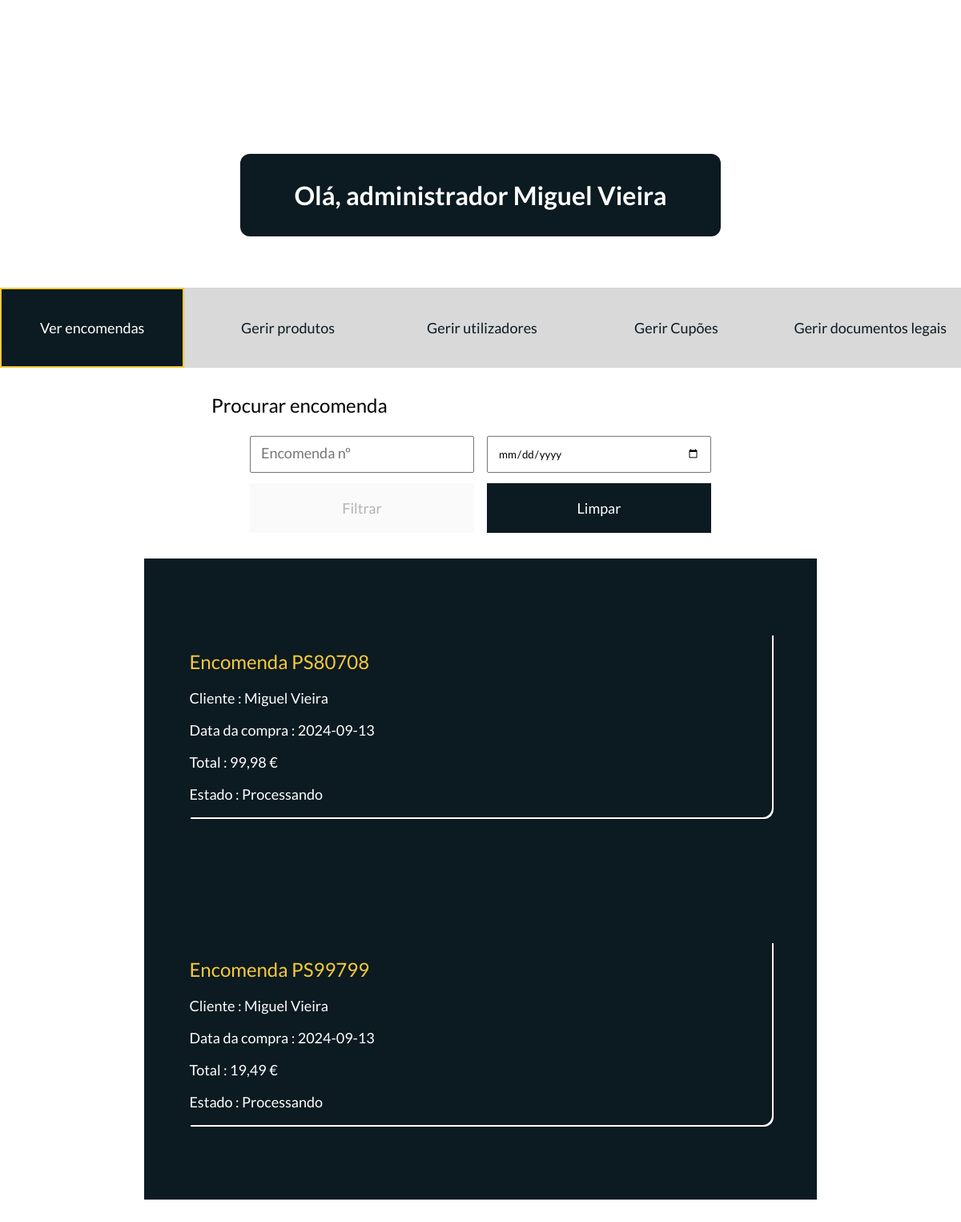
/php/areaAdministrador.php (signed in), run on the app's committed database.
### tables this page shows
CREATE TABLE `encomendas` (
  `encomendaID` int(11) NOT NULL,
  `enderecoID` int(11) NOT NULL,
  `utilizadorID` int(11) NOT NULL,
  `data` date NOT NULL,
  `total` decimal(10,2) NOT NULL,
  `estado` varchar(50) NOT NULL,
  `numeroEncomenda` varchar(255) NOT NULL,
  `cupaoID` int(11) DEFAULT NULL,
  `dadosFiscaisID` int(11) DEFAULT NULL
);

CREATE TABLE `utilizadores` (
  `utilizadorID` int(11) NOT NULL,
  `nome` varchar(100) NOT NULL,
  `apelido` varchar(100) NOT NULL,
  `senha` varchar(100) NOT NULL,
  `dataNascimento` date NOT NULL,
  `email` varchar(255) NOT NULL,
  `funcao` enum('utilizador','administrador') NOT NULL,
  `imagem` varchar(255) DEFAULT NULL,
  `emailConfirmado` tinyint(1) NOT NULL DEFAULT 0,
  `token` varchar(32) DEFAULT NULL
);

### php/areaAdministrador.php (the view, shortened to what this page needs)
<?php
    include'conexaobd.php';
$sql = "
  SELECT
    e.*,
    utilizadores.nome,
    utilizadores.apelido,
    p.produtoID,
    ip.imagemID
FROM
    encomendas e
LEFT JOIN
    (
        SELECT
            ie.encomendaID,
            MIN(ie.produtoID) AS produtoID
        FROM
            itens_encomenda ie
        GROUP BY
            ie.encomendaID
    ) min_product ON e.encomendaID = min_product.encomendaID
LEFT JOIN
    produtos p ON min_product.produtoID = p.produtoID
LEFT JOIN
    (
        SELECT
            ip.produtoID,
            MIN(ip.imagemID) AS imagemID
        FROM
            imagens_produtos ip
        GROUP BY
            ip.produtoID
    ) ip ON p.produtoID = ip.produtoID
LEFT JOIN
    utilizadores ON e.utilizadorID = utilizadores.utilizadorID
ORDER BY
    e.encomendaID;
";
$result = mysqli_query($conn, $sql);
if (mysqli_num_rows($result) > 0) {
    $encomendas = array();
    while ($row = mysqli_fetch_assoc($result)) {
        $encomendas[] = $row;
    }
} else {
    $encomendas = array();
}
?>
<!DOCTYPE html>
<html lang="pt">
<head>
    <link rel="stylesheet" href="../css/header.css">
    <link rel="stylesheet" href="../css/regrasEstilo.css">
    <link rel="stylesheet" href="../css/footerMobile.css">
    <link rel="stylesheet" href="../css/headerDesktop.css">
    <link rel="stylesheet" href="../css/footerDesktop.css">
     <link rel="stylesheet" href="../css/areaAdministrador.css">
</head>
<body>
<main>
 <div class="mainDesktop">
 <h1 id="tituloAdminDesktop">Olá, administrador <?php echo htmlspecialchars($_SESSION['nome']).' '. htmlspecialchars($_SESSION['apelido']) ?></h1>
    <div class="background">
        <div class="divs" id="encomendasDesktop"><a class="linksAdmin" href="areaAdministrador.php" title="Ver encomendas"><p>Ver encomendas</p></a></div>
        <div class="divs" id="produtosDesktop"><a class="linksAdmin" href="gerirProdutosAdmin.php" title="Gerir produtos"><p>Gerir produtos</p></a></div>
        <div class="divs" id="utilizaodresDesktop"><a class="linksAdmin" href="gerirUtilizadoresAdminDesktop.php" title="Gerir utilizadores"><p>Gerir utilizadores</p></a></div>
        <div class="divs" id="cupoesDesktop"><a class="linksAdmin" href="gerirCupoesAdmin.php" title="Gerir cupões"><p>Gerir Cupões</p></a></div>
        <div class="divs" id="documentosLegaisDesktop"><a class="linksAdmin" href="gerirDocumentosLegaisAdmin.php" title="Gerir documentos legais"><p>Gerir documentos legais</p></a></div>
    </div>
<div class="divSearch">
    <h2 id="tituloSearch">Procurar encomenda</h2>
        <form id="searchForm">
            <div id="flexInputs">
                <input class="inputs" type="text" id="numeroEncomenda" name="encomenda" placeholder="Encomenda nº" aria-label="Encomenda nº" oninput="filtrarEncomendas()">
                <input class="inputs" type="date" id="dataEncomenda" name="data" placeholder="Data" aria-label="Data" oninput="filtrarEncomendas()">
            </div>
            <div id="flexBtnsPesquisa">
            <button class="btnsPesquisa" type="submit" id="filtrar" disabled><p>Filtrar</p></button>
            <button class="btnsPesquisa" type="button" id="limpar"><p>Limpar</p></button>
            </div>
        </form>
</div>
    <div id="encomendasPadrao">
    <?php foreach ($encomendas as $encomenda) { ?>
    <div class='encomendas'>
        <a class="linkBtnEncomenda" href='detalhesEncomendaDesktopAdmin.php?numero=<?php echo urlencode($encomenda['encomendaID']); ?>' title='Detalhes da encomenda'>
        <div class='numeroEncomenda'>
            <h2>Encomenda <?php echo htmlspecialchars($encomenda['numeroEncomenda']); ?></h2>
        </div>
        <div class='nomeCliente'>
            <p>Cliente : <?php echo htmlspecialchars($encomenda['nome']).' '.htmlspecialchars($encomenda['apelido']) ?></p>
        </div>
        <div class='dataEncomenda'>
            <p>Data da compra : <?php echo htmlspecialchars($encomenda['data']); ?></p>
        </div>
        <div class='infoEncomendas'>
            <div class='dadosInfoEncomenda'>
                <p>Total : <?php echo number_format($encomenda['total'], 2, ',', '.'); ?> €</p>
            </div>
            <div class='dadosInfoEncomenda'>
                <p>Estado : <?php echo htmlspecialchars($encomenda['estado']); ?></p>
            </div>
        </div>
        </a>
    </div>
<?php } ?>
    </div>
 </div>
</main>
</body>
</html>

### css/regrasEstilo.css (style rules this page uses)
body { margin: 0; }
* { font-family: 'lato',sans-serif; }
h1 { font-size: 22px; font-weight: 700; }
h2 { font-size: 18px; font-weight: 700; }
:root { --amarelo:#F7CA3A; --azulEscuro:#0C1A21; --branco:#FFFFFF; --cinzaClaro:#D9D9D9; --azulClaro:#43545C; }
@media (min-width:768px) { h1 { font-size: 32px; font-weight: 700; } }
@media (min-width:768px) { h2 { font-size: 24px; font-weight: 400; } }

### css/areaAdministrador.css (style rules this page uses)
* { box-sizing: border-box; }
body { margin: 0; padding: 0; }
main { padding-top: 5em; width: 90%; display: block; margin: auto; }
.mainDesktop { display: none; }
@media (min-width:768px) { main { padding-top: 12em; width: 100%; } }
@media (min-width:768px) { .mainDesktop { display: block; } }
@media (min-width:768px) { #tituloAdminDesktop { display: block; margin: auto; background-color: #0C1A21; color: #FFFFFF; padding: 1em; border-radius: 12px; margin-bottom: 2em; width: 50%; text-align: center; } }
@media (min-width:768px) { .background { background-color: #D9D9D9; display: flex; flex-direction: row; color: #FFFFFF; justify-content: space-between; width: 100%; gap: 1em; } }
@media (min-width:768px) { .divs { flex: 1; height: 100px; position: relative; display: flex; align-items: center; justify-content: center; transition: background-color 0.3s; } }
@media (min-width:768px) { .linksAdmin { text-decoration: none; text-align: center; color: #0C1A21; width: 100%; height: 100%; display: flex; align-items: center; justify-content: center; } }
@media (min-width:768px) { #encomendasDesktop { background-color: #0C1A21; border: 2px solid #F7CA3A; } }
@media (min-width:768px) { #encomendasDesktop .linksAdmin { color: #FFFFFF; } }
@media (min-width:768px) { .divSearch { width: 80%; display: block; margin: auto; margin-top: 2em; } }
@media (min-width:768px) { #tituloSearch { width: 70%; display: block; margin: auto; margin-bottom: 1em; } }
@media (min-width:768px) { #flexInputs { display: flex; flex-direction: row; justify-content: space-between; width: 60%; margin: auto; gap: 1em; } }
@media (min-width:768px) { .inputs { padding: 12px; width: 100%; margin-bottom: 1em; } }
@media (min-width:768px) { #flexBtnsPesquisa { display: flex; flex-direction: row; justify-content: center; align-items: center; gap: 1em; width: 60%; margin: auto; } }
@media (min-width:768px) { .btnsPesquisa { width: 100%; border: 1px solid transparent; } }
@media (min-width:768px) { #limpar { background-color: #0C1A21; color: #FFFFFF; cursor: pointer; transition: background-color 0.3s; } }
@media (min-width:768px) { #encomendasPadrao { background-color: #0C1A21; padding: 1em; display: flex; flex-direction: column; height: 50em; overflow-y: auto; width: 70%; margin: auto; margin-top: 2em; margin-bottom: 1em; } }
@media (min-width:768px) { .encomendas .linkBtnEncomenda { color: #FFFFFF; text-decoration: none; transition: background-color 0.3s; } }
@media (min-width:768px) { .encomendas { width: 90%; display: block; margin: auto; box-shadow:2px 2px 0px 0px #FFFFFF; border-bottom-right-radius:12px ; } }
@media (min-width:768px) { .numeroEncomenda { color: #F7CA3A; } }

### data on the page
encomendas: numeroEncomenda "PS80708", utilizadorID.nome "Miguel", utilizadorID.apelido "Vieira", data "2024-09-13", total "99,98", estado "Processando"
encomendas: numeroEncomenda "PS99799", utilizadorID.nome "Miguel", utilizadorID.apelido "Vieira", data "2024-09-13", total "19,49", estado "Processando"

### other printed values
$_SESSION['nome'] "Miguel"
$_SESSION['apelido'] "Vieira"
